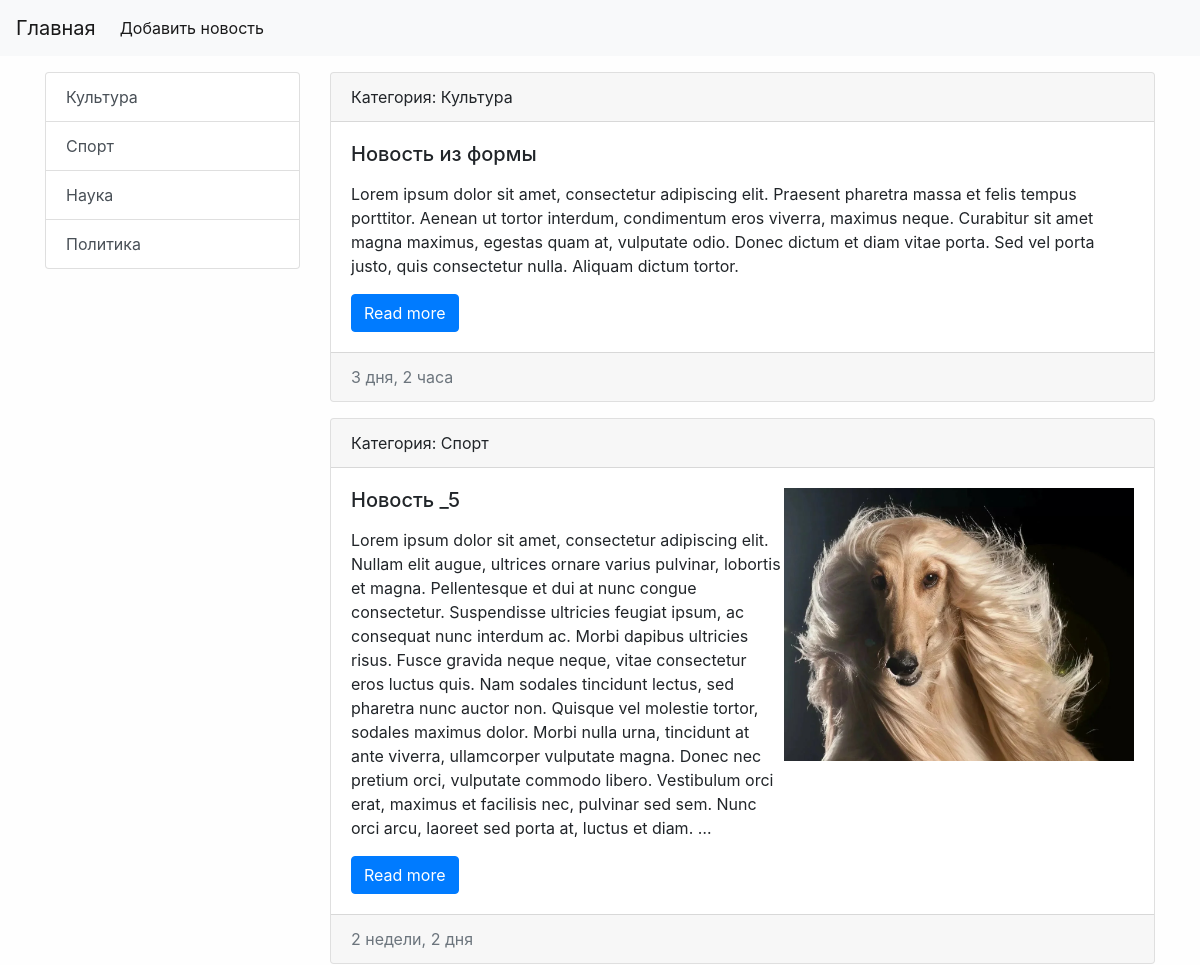
The app's page / (upper part), older data.
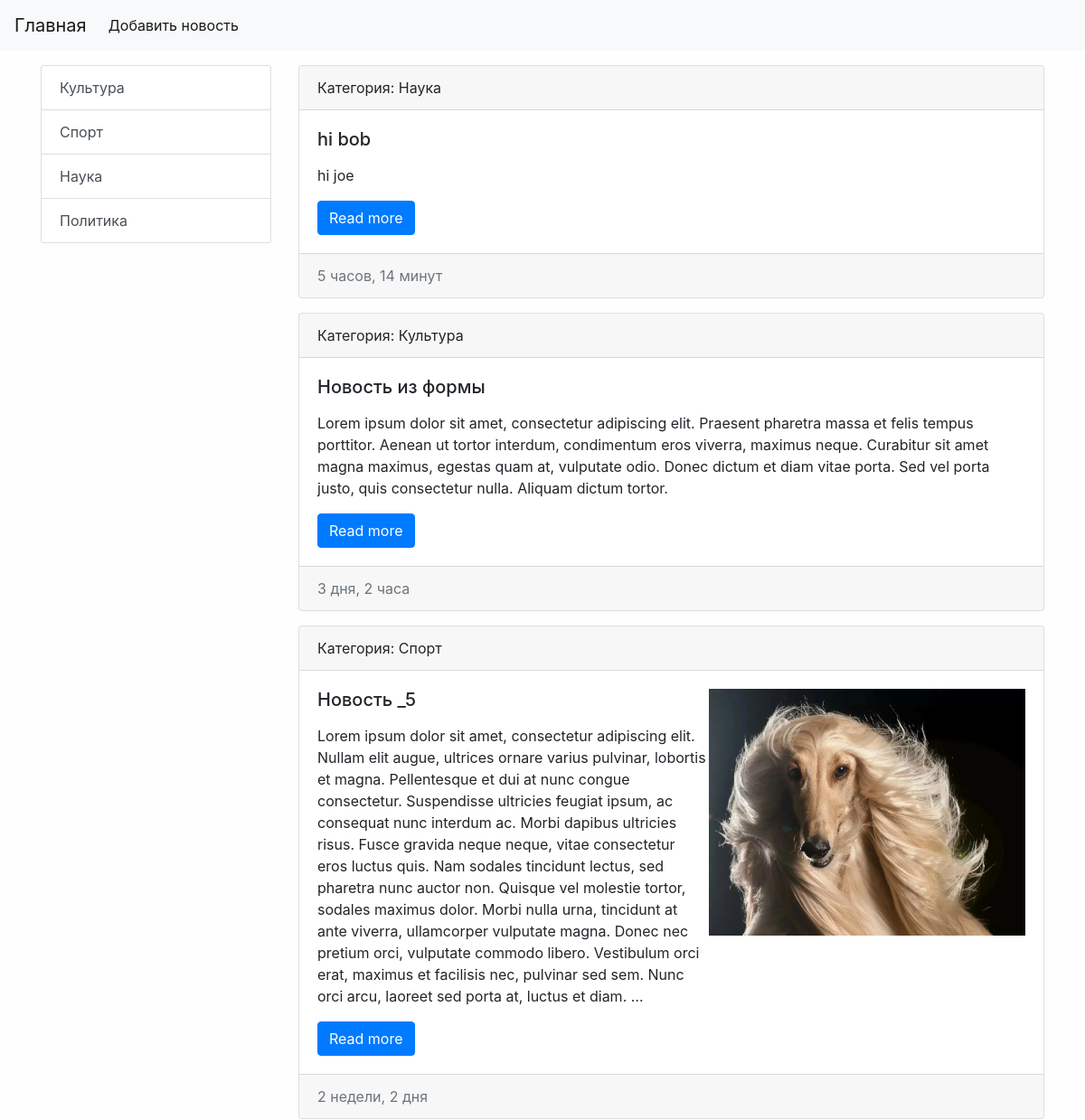
The same page, newer data.
### appName/models.py (models this page shows, shortened)
class Category(models.Model):
    title = models.CharField(max_length=50, db_index=True)  #дб индекс - ускоряет поиск по этому полю хз
    def get_absolute_url(self): # конфенция приписывает называть так этот метод, а нужен он для ссылок красивых
        return reverse('category_page', kwargs={'category_id': self.pk})
    def __str__(self):
        return self.title   #   а называется эта хуета строковое представление объекта

class News(models.Model):
    title = models.CharField(max_length=100, verbose_name='Заголовок епта:')
    content = models.TextField(verbose_name='Текст новости:')
    created_at = models.DateTimeField(auto_now_add=True)
    updated_at = models.DateTimeField(auto_now=True)
    photo = models.ImageField(upload_to='photos/%Y/%m/', blank=True)
    is_published = models.BooleanField(default=True, verbose_name='Опубликовать?')
    news_category = models.ForeignKey('Category', on_delete=models.PROTECT, verbose_name='Категория:') #внешний ключ
    def get_absolute_url(self):
        return reverse('news_page', kwargs={'news_id': self.pk})
    class Meta:     #подкласс для того чтобы изменить написание в админке лоол
        verbose_name = 'Новость'
        verbose_name_plural = 'Новости'
        ordering = ['created_at', 'title']  #сортировка, работает везде, нетолько в админке

### appName/views.py (the view)
# urls.py: path('', index, name='home_page'),     #нейм - переменная для шаблонизатора, желательно указывать
def index(request):
    news = News.objects.order_by('-created_at')
    context = {'news': news, 'title': 'Новости'} #переменные в шаблон
    return render(request, 'appName/index.html', context=context)

### appName/templatetags/news_tags.py (called while the page is built)
@register.inclusion_tag('appName/list_categories.html') #шаблон для рендеринга
def show_categories(arg1='Hi'):
    categories = Category.objects.all()
    return {'categories': categories, 'arg1': arg1} #arg1 можно потом вывести

### appName/templates/appName/index.html (shortened to what this page needs)
{% extends 'base.html' %}
{% block content %}
{% for item in news %}
{% if item.is_published %}
<div class="card mb-3">
    <div class="card-header">
        Категория: {{ item.news_category }}
    </div>
    <div class="card-body">
        <div class="media">
            <div class="media-body">
                <h5 class="card-title">{{ item.title }}</h5>
                <p class="card-text">{{ item.content|linebreaks|truncatewords:'100'}}</p>
                <a href="{{ item.get_absolute_url }}" class="btn btn-primary">Read more</a>
            </div>
            {% if item.photo%}
            <img src="{{ item.photo.url }}" alt="" width="350" class="mr-0">
            {% endif %}
        </div>
    </div>
    <div class="card-footer text-muted">
        {{ item.created_at|timesince}}
    </div>
</div>
{% endif %}
{% endfor %}
{% endblock %}

### appName/templates/appName/list_categories.html
<div class="list-group">
    {% for item in categories %}
    <a href="{{ item.get_absolute_url }}" class="list-group-item list-group-item-action">{{ item.title }}</a>
    {% endfor %}
</div>

Row changes from the older to the newer data that the page shows:
added News: news_category "Наука", title "hi bob", content "hi joe", created_at "5 часов, 14 минут"
